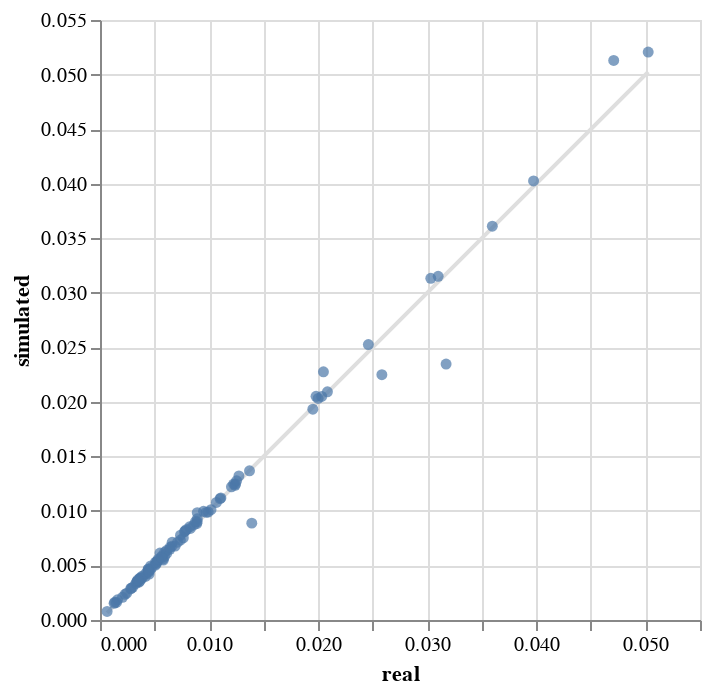

Here is the notebook cell this chart was saved with:
### Code cell
from scdesigner.experimental.diagnose import compare_means, compare_standard_deviation, compare_umap
import numpy as np

log_relative = lambda x: np.log1p(x / x.sum(axis=1, keepdims=True))
compare_means(example_sce, samples, log_relative)

### Figure 1 — Vega-Lite specification as saved in the notebook (floating-point values rounded to 4 significant figures)
{"config": {"view": {"continuousWidth": 300, "continuousHeight": 300}}, "layer": [{"data": {"name": "data-bd56debe3b2cde9e7fa52dea0a0a1333"}, "mark": {"type": "line", "color": "#dedede"}, "encoding": {"x": {"field": "real", "type": "quantitative"}, "y": {"field": "simulated", "type": "quantitative"}}}, {"data": {"name": "data-b854244218b0e0b037af1ad059525eb6"}, "mark": {"type": "circle"}, "encoding": {"x": {"field": "real", "type": "quantitative"}, "y": {"field": "simulated", "type": "quantitative"}}}], "$schema": "https://vega.github.io/schema/vega-lite/v5.20.1.json", "datasets": {"data-bd56debe3b2cde9e7fa52dea0a0a1333": [{"real": 0.0006507, "simulated": 0.0006507}, {"real": 0.05025, "simulated": 0.05025}], "data-b854244218b0e0b037af1ad059525eb6": [{"real": 0.04709, "simulated": 0.05129}, {"real": 0.03173, "simulated": 0.02346}, {"real": 0.03596, "simulated": 0.0361}, {"real": 0.02048, "simulated": 0.02275}, {"real": 0.031, "simulated": 0.0315}, {"real": 0.01999, "simulated": 0.02031}, {"real": 0.02584, "simulated": 0.02248}, {"real": 0.01391, "simulated": 0.008879}, {"real": 0.008916, "simulated": 0.009845}, {"real": 0.007378, "simulated": 0.007774}, {"real": 0.0198, "simulated": 0.02051}, {"real": 0.03974, "simulated": 0.04025}, {"real": 0.0137, "simulated": 0.01368}, {"real": 0.0246, "simulated": 0.02525}, {"real": 0.03032, "simulated": 0.03133}, {"real": 0.008218, "simulated": 0.008544}, {"real": 0.00892, "simulated": 0.009281}, {"real": 0.006613, "simulated": 0.007124}, {"real": 0.01101, "simulated": 0.01112}, {"real": 0.01225, "simulated": 0.01246}, {"real": 0.006889, "simulated": 0.006783}, {"real": 0.005497, "simulated": 0.006133}, {"real": 0.00887, "simulated": 0.008843}, {"real": 0.01108, "simulated": 0.01119}, {"real": 0.02032, "simulated": 0.02049}, {"real": 0.005085, "simulated": 0.005033}, {"real": 0.007754, "simulated": 0.008091}, {"real": 0.007908, "simulated": 0.008282}, {"real": 0.01242, "simulated": 0.01246}, {"real": 0.003674, "simulated": 0.003849}, {"real": 0.0078, "simulated": 0.008161}, {"real": 0.004424, "simulated": 0.004653}, {"real": 0.00517, "simulated": 0.005166}, {"real": 0.01238, "simulated": 0.01235}, {"real": 0.003766, "simulated": 0.003805}, {"real": 0.006592, "simulated": 0.006764}, {"real": 0.008911, "simulated": 0.008999}, {"real": 0.01273, "simulated": 0.01321}, {"real": 0.00449, "simulated": 0.004541}, {"real": 0.05025, "simulated": 0.05206}, {"real": 0.005685, "simulated": 0.005878}, {"real": 0.008284, "simulated": 0.008393}, {"real": 0.005185, "simulated": 0.005315}, {"real": 0.006098, "simulated": 0.00637}, {"real": 0.009918, "simulated": 0.009897}, {"real": 0.003621, "simulated": 0.003743}, {"real": 0.01067, "simulated": 0.01078}, {"real": 0.00973, "simulated": 0.009866}, {"real": 0.001355, "simulated": 0.001619}, {"real": 0.004414, "simulated": 0.004489}, {"real": 0.002451, "simulated": 0.002456}, {"real": 0.01018, "simulated": 0.01011}, {"real": 0.01205, "simulated": 0.01221}, {"real": 0.006403, "simulated": 0.006478}, {"real": 0.004177, "simulated": 0.004006}, {"real": 0.005805, "simulated": 0.0055}, {"real": 0.005931, "simulated": 0.005837}, {"real": 0.005927, "simulated": 0.006221}, {"real": 0.002292, "simulated": 0.002355}, {"real": 0.004648, "simulated": 0.004961}, {"real": 0.005306, "simulated": 0.005433}, {"real": 0.02085, "simulated": 0.02092}, {"real": 0.003278, "simulated": 0.003335}, {"real": 0.003887, "simulated": 0.004033}, {"real": 0.003575, "simulated": 0.003468}, {"real": 0.009492, "simulated": 0.009966}, {"real": 0.007369, "simulated": 0.007324}, {"real": 0.006106, "simulated": 0.006106}, {"real": 0.008602, "simulated": 0.008715}, {"real": 0.00458, "simulated": 0.004563}, {"real": 0.003421, "simulated": 0.003547}, {"real": 0.002807, "simulated": 0.002861}, {"real": 0.004505, "simulated": 0.004206}, {"real": 0.001506, "simulated": 0.001613}, {"real": 0.0042, "simulated": 0.004254}, {"real": 0.001605, "simulated": 0.001855}, {"real": 0.001291, "simulated": 0.001527}, {"real": 0.002992, "simulated": 0.002992}, {"real": 0.003696, "simulated": 0.003861}, {"real": 0.005775, "simulated": 0.005595}, {"real": 0.004768, "simulated": 0.004827}, {"real": 0.003394, "simulated": 0.003509}, {"real": 0.003651, "simulated": 0.003561}, {"real": 0.003875, "simulated": 0.003847}, {"real": 0.007638, "simulated": 0.007538}, {"real": 0.002866, "simulated": 0.002926}, {"real": 0.01951, "simulated": 0.01932}, {"real": 0.002061, "simulated": 0.00208}, {"real": 0.003389, "simulated": 0.003511}, {"real": 0.01252, "simulated": 0.01276}, {"real": 0.00711, "simulated": 0.007132}, {"real": 0.00441, "simulated": 0.004644}, {"real": 0.008758, "simulated": 0.009012}, {"real": 0.005092, "simulated": 0.005306}, {"real": 0.005319, "simulated": 0.005565}, {"real": 0.004479, "simulated": 0.0044}, {"real": 0.006417, "simulated": 0.006646}, {"real": 0.005623, "simulated": 0.005723}, {"real": 0.0006507, "simulated": 0.0007878}, {"real": 0.003464, "simulated": 0.003673}]}}
